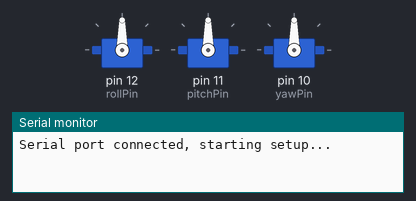
Recording of a sketch running on a simulated Arduino Uno, built with avr-gcc and run on an emulated ATmega328P. Shown: 3 × servo, the last lines printed to the serial monitor. At 30.8 s the program stops and its outputs stay as they are.

Above: at 0.1 s.
At 2.7 s:
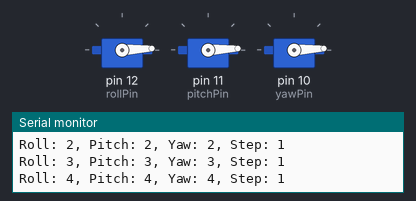
At 6.37 s:
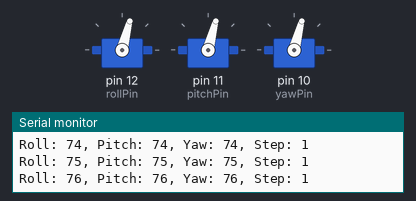
At 11.27 s:
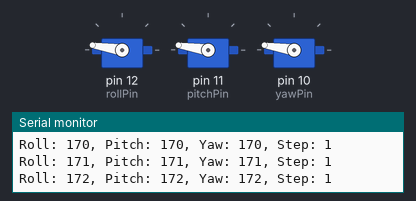
At 15.56 s:
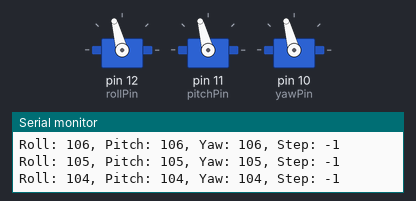
At 19.84 s:
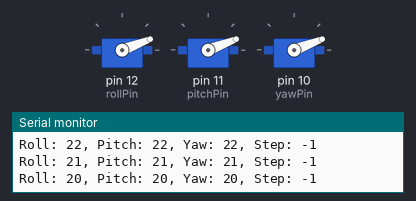
Timing chart, 0 to 22.3 s (numbered marks = the images above):
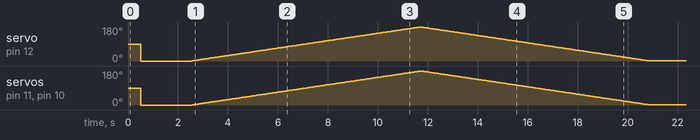

The sketch:

ServoTest.ino
```cpp
#include <Servo.h>

const int rollPin = 12;
const int pitchPin = 11;
const int yawPin = 10;

Servo servoRoll;
Servo servoPitch;
Servo servoYaw;

void setup()
{
    Serial.begin(115200);
    while (!Serial)
        ;

    Serial.println("Serial port connected, starting setup...");

    servoRoll.attach(rollPin, 500, 2500);
    servoPitch.attach(pitchPin, 500, 2500);
    servoYaw.attach(yawPin, 500, 2500);

    delay(500);

    servoRoll.write(0);
    servoPitch.write(0);
    servoYaw.write(0);

    delay(2000);

    Serial.println("Setup is done!");
    Serial.flush();
}

void loop()
{
    static int step = 1;
    static int roll = 0;
    static int pitch = 0;
    static int yaw = 0;

    servoRoll.write(roll);
    delay(10);
    servoPitch.write(pitch);
    delay(10);
    servoYaw.write(yaw);

    roll += step;
    pitch += step;
    yaw += step;

    if (roll >= 180)
    {
        step = -step;
    }
    else if (roll <= 0)
    {
        // Done with test - do nothing until a reset
        while (1)
            delay(5000);
    }

    Serial.print("Roll: ");
    Serial.print(roll);
    Serial.print(", Pitch: ");
    Serial.print(pitch);
    Serial.print(", Yaw: ");
    Serial.print(yaw);
    Serial.print(", Step: ");
    Serial.println(step);

    delay(30);
}
```
